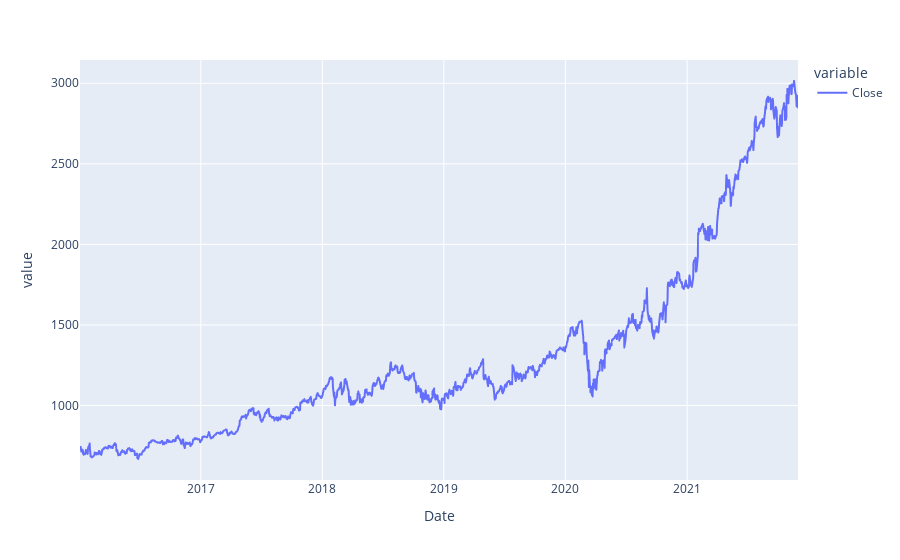

The cell this chart's notebook holds for it:
### Code cell
px.line(Google['Close'])

### Figure 1 — Plotly figure (JSON) as saved in the notebook; plotly's stock layout.template omitted (floating-point values rounded to 4 significant figures; data arrays with more than 128 entries replaced by an {"elided": "..."} marker saying what was removed)
{"data": [{"hovertemplate": "variable=Close<br>Date=%{x}<br>value=%{y}<extra></extra>", "legendgroup": "Close", "line": {"color": "#636efa", "dash": "solid"}, "marker": {"symbol": "circle"}, "mode": "lines", "name": "Close", "showlegend": true, "type": "scattergl", "x": {"elided": "1489 str values"}, "xaxis": "x", "y": {"elided": "1489 float values"}, "yaxis": "y"}], "layout": {"legend": {"title": {"text": "variable"}, "tracegroupgap": 0}, "margin": {"t": 60}, "xaxis": {"anchor": "y", "domain": [0, 1], "title": {"text": "Date"}}, "yaxis": {"anchor": "x", "domain": [0, 1], "title": {"text": "value"}}}}
